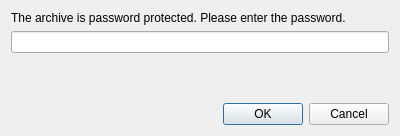
<ui version="4.0" >
 <class>PasswordDlg</class>
 <widget class="QDialog" name="PasswordDlg" >
  <property name="geometry" >
   <rect>
    <x>0</x>
    <y>0</y>
    <width>400</width>
    <height>136</height>
   </rect>
  </property>
  <property name="windowTitle" >
   <string>Password</string>
  </property>
  <layout class="QGridLayout" name="gridLayout" >
   <item row="0" column="0" >
    <widget class="QLabel" name="label" >
     <property name="text" >
      <string>The archive is password protected. Please enter the password.</string>
     </property>
    </widget>
   </item>
   <item row="1" column="0" >
    <widget class="QLineEdit" name="linePassword" >
     <property name="echoMode" >
      <enum>QLineEdit::Password</enum>
     </property>
    </widget>
   </item>
   <item row="2" column="0" >
    <spacer name="verticalSpacer" >
     <property name="orientation" >
      <enum>Qt::Vertical</enum>
     </property>
     <property name="sizeHint" stdset="0" >
      <size>
       <width>20</width>
       <height>32</height>
      </size>
     </property>
    </spacer>
   </item>
   <item row="3" column="0" >
    <widget class="QDialogButtonBox" name="buttonBox" >
     <property name="orientation" >
      <enum>Qt::Horizontal</enum>
     </property>
     <property name="standardButtons" >
      <set>QDialogButtonBox::Cancel|QDialogButtonBox::Ok</set>
     </property>
    </widget>
   </item>
  </layout>
 </widget>
 <resources/>
 <connections>
  <connection>
   <sender>buttonBox</sender>
   <signal>accepted()</signal>
   <receiver>PasswordDlg</receiver>
   <slot>accept()</slot>
   <hints>
    <hint type="sourcelabel" >
     <x>248</x>
     <y>254</y>
    </hint>
    <hint type="destinationlabel" >
     <x>157</x>
     <y>274</y>
    </hint>
   </hints>
  </connection>
  <connection>
   <sender>buttonBox</sender>
   <signal>rejected()</signal>
   <receiver>PasswordDlg</receiver>
   <slot>reject()</slot>
   <hints>
    <hint type="sourcelabel" >
     <x>316</x>
     <y>260</y>
    </hint>
    <hint type="destinationlabel" >
     <x>286</x>
     <y>274</y>
    </hint>
   </hints>
  </connection>
 </connections>
</ui>
